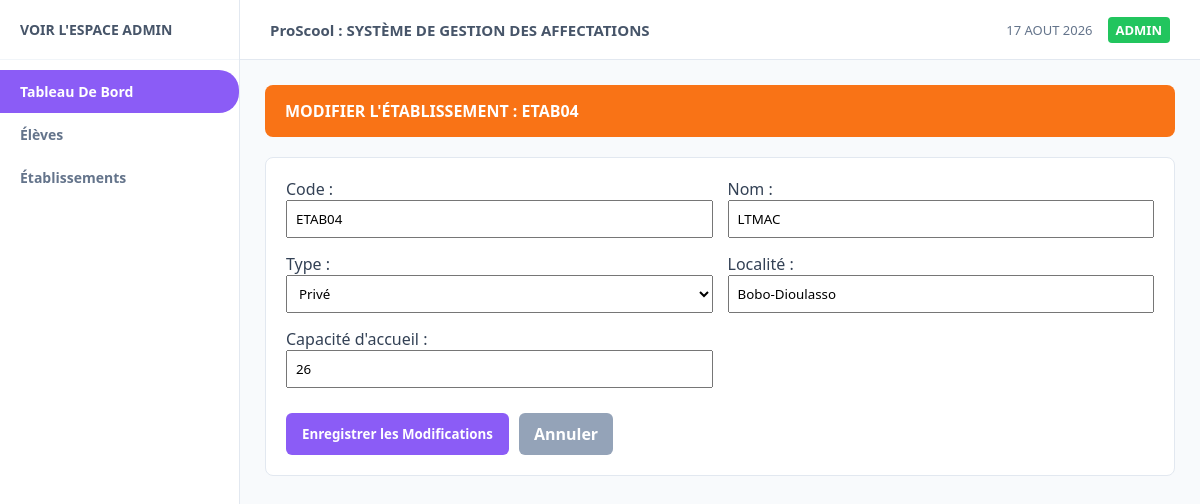
The app's page /etablissements/modifier/ETAB04 with its own data.
### tables this page shows
CREATE TABLE etablissements (
            id_etab TEXT PRIMARY KEY,
            nom TEXT NOT NULL,
            type_etab TEXT NOT NULL,
            localite TEXT NOT NULL,
            capacite INTEGER NOT NULL,
            places_restantes INTEGER NOT NULL
        );

### app.py (the view, shortened to what this page needs)
@app.route("/etablissements/modifier/<id_etab>", methods=["GET", "POST"])
def modifier_etablissement_route(id_etab):
    etablissement = database.obtenir_etablissement_par_id(id_etab)
    return render_template("modifier_etablissement.html", etab=etablissement)

### database.py (called while the page is built)
def get_connection():
    conn = sqlite3.connect(DB_NAME)
    conn.row_factory = sqlite3.Row  # Permet d'accéder aux colonnes par leur nom
    return conn

def obtenir_etablissement_par_id(id_etab):
    conn = get_connection()
    cursor = conn.cursor()
    cursor.execute("SELECT * FROM etablissements WHERE id_etab = ?", (id_etab,))
    row = cursor.fetchone()
    conn.close()
    return dict(row) if row else None

### templates/modifier_etablissement.html (shortened to what this page needs)
{% extends 'base.html' %}
{% block content %}
<div class="banner-orange">
    <span>MODIFIER L'ÉTABLISSEMENT : {{ etab.id_etab }}</span>
</div>
<div class="card">
    <form action="/etablissements/modifier/{{ etab.id_etab }}" method="POST" style="display: grid; grid-template-columns: repeat(2, 1fr); gap: 15px;">
        <div>
            <label>Code :</label>
            <input type="text" name="code" value="{{ etab.id_etab }}" required style="width:100%; padding: 8px;">
        </div>
        <div>
            <label>Nom :</label>
            <input type="text" name="nom" value="{{ etab.nom }}" required style="width:100%; padding: 8px;">
        </div>
        <div>
            <label>Type :</label>
            <select name="type_etab" style="width:100%; padding: 8px;">
                <option value="Privé" {% if etab.type_etab == 'Privé' %}selected{% endif %}>Privé</option>
            </select>
        </div>
        <div>
            <label>Localité :</label>
            <input type="text" name="localite" value="{{ etab.localite }}" required style="width:100%; padding: 8px;">
        </div>
        <div>
            <label>Capacité d'accueil :</label>
            <input type="number" name="capacite" value="{{ etab.capacite }}" required style="width:100%; padding: 8px;">
        </div>
        <div style="grid-column: span 2; display:flex; gap:10px; margin-top:10px;">
            <button type="submit" class="btn btn-purple">Enregistrer les Modifications</button>
            <a href="/etablissements" style="background:#94a3b8; color:white; padding:10px 15px; border-radius:6px; text-decoration:none; font-weight:bold;">Annuler</a>
        </div>
    </form>
</div>
{% endblock %}

### static/style.css (style rules this page uses)
:root { --purple-main: #8b5cf6; --purple-dark: #7c3aed; --orange-main: #f97316; --bg-light: #f8fafc; --sidebar-width: 240px; }
* { margin: 0; padding: 0; box-sizing: border-box; font-family: 'Segoe UI', Tahoma, Geneva, Verdana, sans-serif; }
body { display: flex; background-color: var(--bg-light); color: #334155; }
.banner-orange { background: var(--orange-main); color: white; padding: 15px 20px; border-radius: 8px; font-weight: bold; margin-bottom: 20px; display: flex; justify-content: space-between; align-items: center; }
.card { background: white; padding: 20px; border-radius: 8px; border: 1px solid #e2e8f0; }
.btn { padding: 8px 16px; border: none; border-radius: 6px; cursor: pointer; font-weight: bold; color: white; text-decoration: none; }
.btn-purple { background: var(--purple-main); }

### records on screen
etablissements: id_etab "ETAB04", code "ETAB04", nom "LTMAC", type_etab "Privé", localite "Bobo-Dioulasso", capacite "26"
